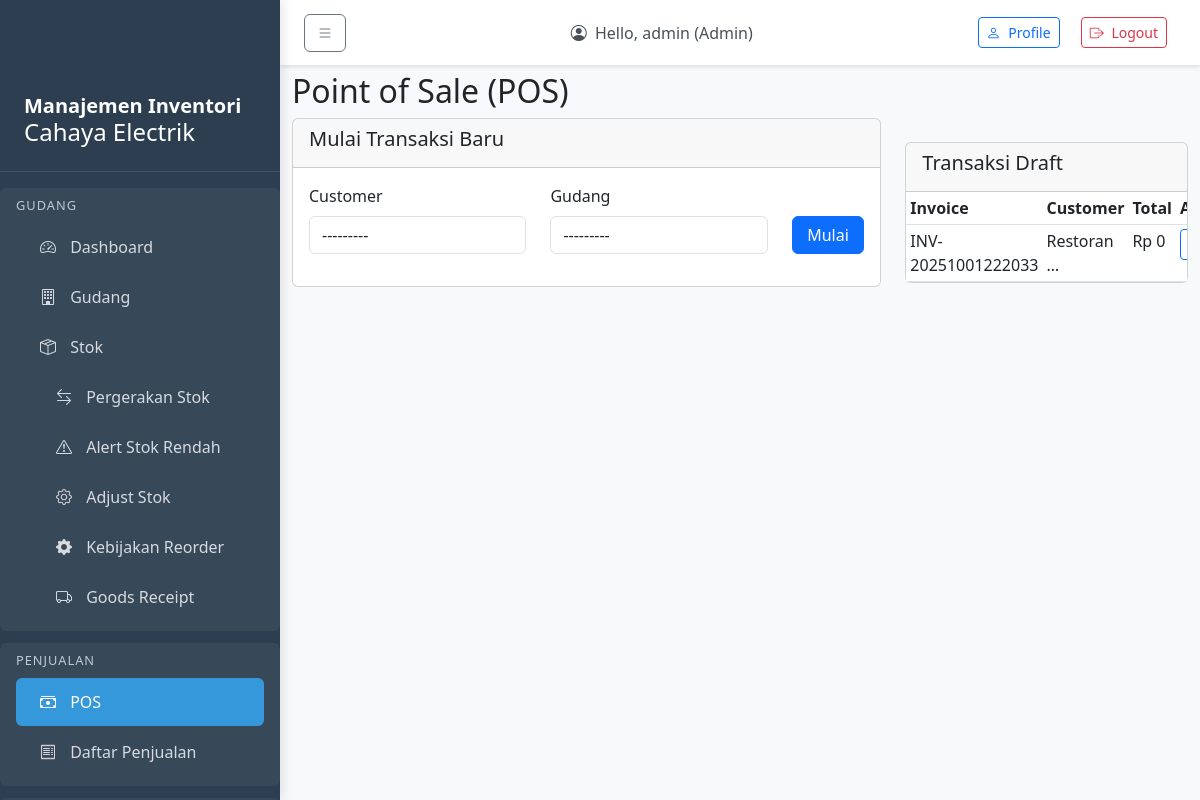
The page /sales/pos/unified/ (signed in) on the database as committed earlier.
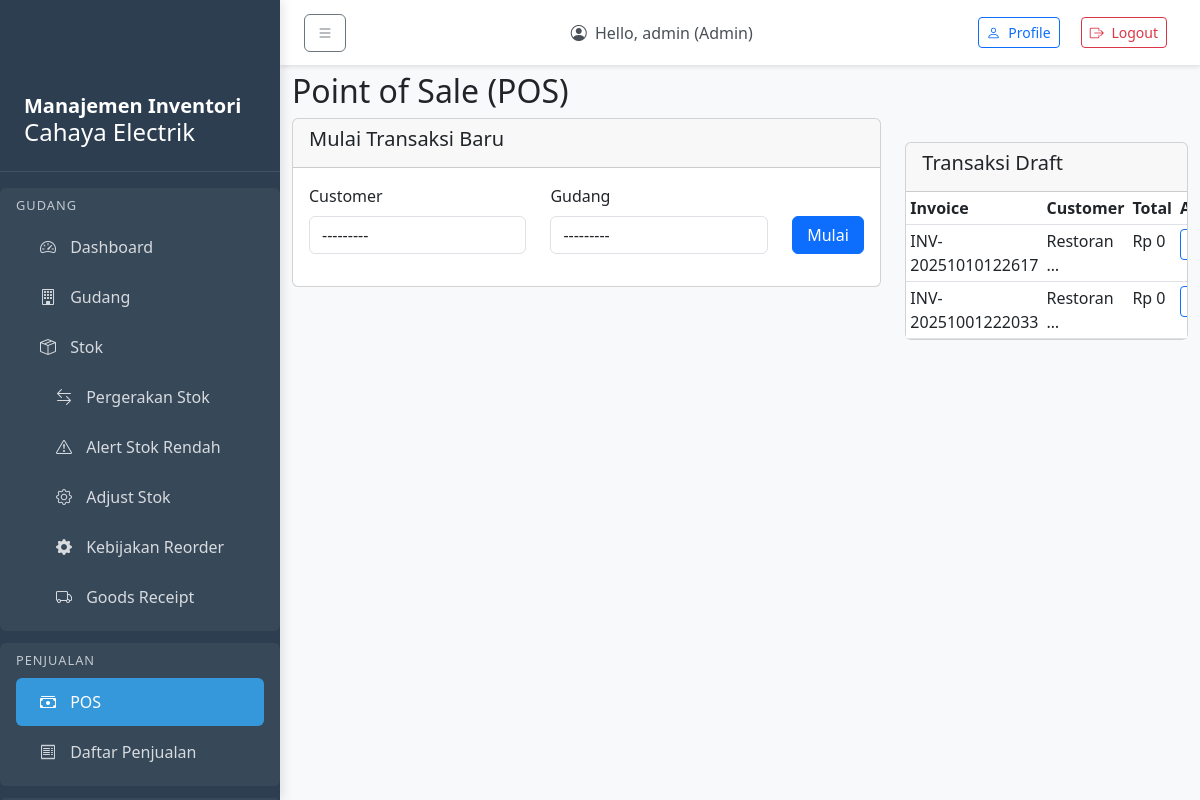
The same page on the database as committed later.
### sales/models.py (models this page shows, shortened)
class Sale(models.Model):
    STATUS_CHOICES = [
        ('DRAFT', 'Draft'),
        ('PAID', 'Paid'),
        ('CANCELLED', 'Cancelled'),
    ]
    invoice_number = models.CharField(max_length=40, unique=True)
    customer = models.ForeignKey(Customer, on_delete=models.CASCADE, null=True, blank=True)
    warehouse = models.ForeignKey(Warehouse, on_delete=models.CASCADE)
    status = models.CharField(max_length=20, choices=STATUS_CHOICES, default='DRAFT')
    total_amount = models.DecimalField(max_digits=14, decimal_places=2, default=0)
    sold_at = models.DateTimeField(auto_now_add=True)
    class Meta:
        db_table = 'sale'
        indexes = [
            models.Index(fields=['sold_at', 'status']),
        ]

### master/models.py (models this page shows)
class Customer(models.Model):
    name = models.CharField(max_length=150)
    phone = models.CharField(max_length=30, blank=True)
    email = models.CharField(max_length=100, blank=True)
    address = models.CharField(max_length=255, blank=True)
    is_active = models.BooleanField(default=True)
    created_at = models.DateTimeField(auto_now_add=True)
    class Meta:
        db_table = 'customer'
    def __str__(self):
        return self.name

### sales/views.py (the view, shortened to what this page needs)
# urls.py: path('pos/unified/', views.pos_unified, name='pos_unified'),
@login_required
def pos_unified(request, sale_id=None):
    if request.user.role not in ['cashier', 'manager', 'admin']:
        raise PermissionDenied("Anda tidak memiliki akses ke fitur ini.")
    if sale_id:
        sale = get_object_or_404(Sale, id=sale_id, status='DRAFT')
        form = POSForm(instance=sale)
    else:
        sale = None
        form = POSForm()
    if sale:
        sale_items = SaleItem.objects.filter(sale=sale).select_related('product')
        total_amount = sum(item.get_total() for item in sale_items)
    else:
        sale_items = []
        total_amount = Decimal('0')
    context = {
        'sale': sale,
        'sale_items': sale_items,
        'total_amount': total_amount,
        'form': form,
        'draft_sales': Sale.objects.filter(status='DRAFT').exclude(id=sale.id if sale else None).order_by('-id') if sale else Sale.objects.filter(status='DRAFT').order_by('-id'),
    }
    return render(request, 'sales/pos_unified.html', context)

### sales/forms.py
class POSForm(forms.ModelForm):
    class Meta:
        model = Sale
        fields = ['customer', 'warehouse']
        widgets = {
            'customer': forms.Select(attrs={'class': 'form-control'}),
            'warehouse': forms.Select(attrs={'class': 'form-control'}),
        }

### inventory/models.py (called while the page is built)
    def __str__(self):
        return f"{self.code} - {self.name}"

### templates/sales/pos_unified.html (shortened to what this page needs)
{% extends 'base.html' %}
{% block content %}
<div class="row">
    <div class="col-md-12">
        <h2>Point of Sale (POS)</h2>
    </div>
</div>
<div class="row">
    <div class="col-md-12">
        <div class="row">
            <div class="col-md-8">
                <div class="card mb-4">
                    <div class="card-header">
                        <h5>{% if sale %}Tambah Item{% else %}Mulai Transaksi Baru{% endif %}</h5>
                    </div>
                    <div class="card-body">
                        {% if not sale %}
                        <form method="post">
                            <div class="row">
                                <div class="col-md-5">
                                    <div class="mb-3">
                                        <label for="{{ form.customer.id_for_label }}" class="form-label">Customer</label>
                                        {{ form.customer }}
                                    </div>
                                </div>
                                <div class="col-md-5">
                                    <div class="mb-3">
                                        <label for="{{ form.warehouse.id_for_label }}" class="form-label">Gudang</label>
                                        {{ form.warehouse }}
                                    </div>
                                </div>
                                <div class="col-md-2">
                                    <div class="mb-3">
                                        <label class="form-label">&nbsp;</label>
                                        <button type="submit" class="btn btn-primary w-100">Mulai</button>
                                    </div>
                                </div>
                            </div>
                        </form>
                        {% endif %}
                    </div>
                </div>
            </div>
            <div class="col-md-4">
                {% if draft_sales %}
                <div class="card mt-4">
                    <div class="card-header">
                        <h5>Transaksi Draft</h5>
                    </div>
                    <div class="card-body p-0">
                        <div class="table-responsive">
                            <table class="table table-sm mb-0">
                                <thead>
                                    <tr>
                                        <th>Invoice</th>
                                        <th>Customer</th>
                                        <th>Total</th>
                                        <th>Aksi</th>
                                    </tr>
                                </thead>
                                <tbody>
                                    {% for draft_sale in draft_sales %}
                                    <tr>
                                        <td>{{ draft_sale.invoice_number }}</td>
                                        <td>{{ draft_sale.customer.name|default:"-"|truncatechars:10 }}</td>
                                        <td>Rp {{ draft_sale.total_amount|floatformat:0 }}</td>
                                        <td>
                                            <a href="{% url 'sales:pos_unified' draft_sale.id %}" class="btn btn-sm btn-outline-primary">Lanjutkan</a>
                                        </td>
                                    </tr>
                                    {% endfor %}
                                </tbody>
                            </table>
                        </div>
                    </div>
                </div>
                {% endif %}
            </div>
        </div>
    </div>
</div>
{% endblock %}

Rows that differ between the two databases and show on the page:
added Sale: invoice_number "INV-20251010122617", customer.name "Restoran …", total_amount "0"
